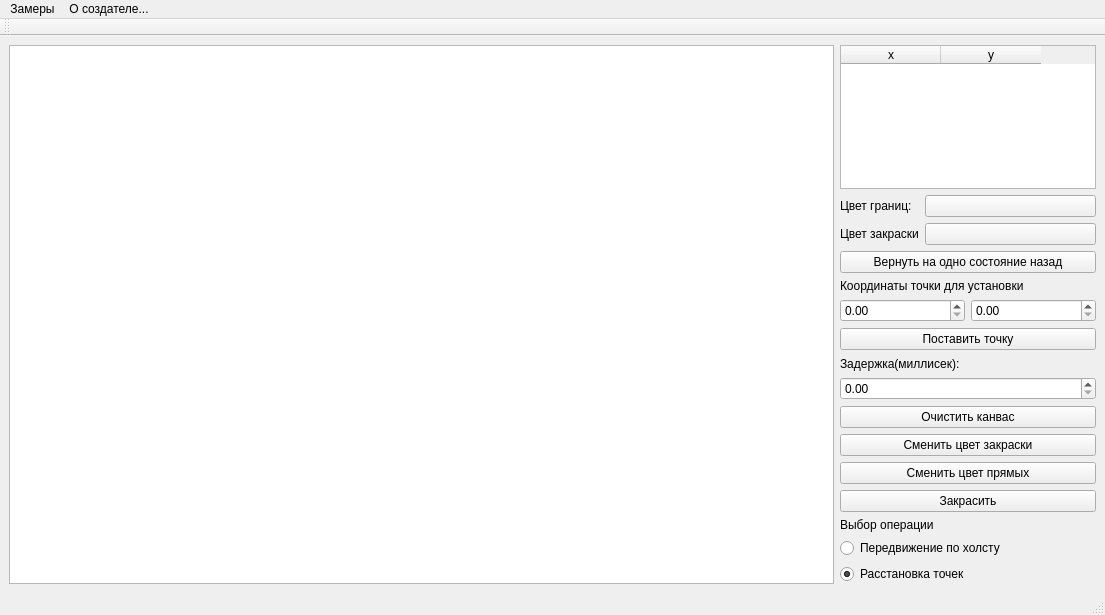
<?xml version="1.0" encoding="UTF-8"?>
<ui version="4.0">
 <class>MainWindow</class>
 <widget class="QMainWindow" name="MainWindow">
  <property name="geometry">
   <rect>
    <x>0</x>
    <y>0</y>
    <width>1105</width>
    <height>615</height>
   </rect>
  </property>
  <property name="windowTitle">
   <string>MainWindow</string>
  </property>
  <widget class="QWidget" name="centralwidget">
   <layout class="QVBoxLayout" name="verticalLayout_2">
    <item>
     <layout class="QHBoxLayout" name="Main_Horixontal_layout">
      <item>
       <widget class="Canvas" name="canvas">
        <property name="minimumSize">
         <size>
          <width>800</width>
          <height>0</height>
         </size>
        </property>
       </widget>
      </item>
      <item>
       <layout class="QVBoxLayout" name="verticalLayout" stretch="10,1,1,1,1,1,1,1,1,1,1,1,1,1">
        <item>
         <widget class="Table" name="table_points">
          <property name="sizePolicy">
           <sizepolicy hsizetype="Preferred" vsizetype="Preferred">
            <horstretch>20</horstretch>
            <verstretch>0</verstretch>
           </sizepolicy>
          </property>
          <property name="minimumSize">
           <size>
            <width>200</width>
            <height>100</height>
           </size>
          </property>
          <property name="sizeIncrement">
           <size>
            <width>20</width>
            <height>0</height>
           </size>
          </property>
          <property name="lineWidth">
           <number>2</number>
          </property>
          <property name="midLineWidth">
           <number>2</number>
          </property>
          <attribute name="horizontalHeaderVisible">
           <bool>true</bool>
          </attribute>
          <column>
           <property name="text">
            <string>x</string>
           </property>
          </column>
          <column>
           <property name="text">
            <string>y</string>
           </property>
          </column>
         </widget>
        </item>
        <item>
         <layout class="QFormLayout" name="formLayout">
          <item row="0" column="0">
           <widget class="QLabel" name="Label">
            <property name="text">
             <string>Цвет границ:</string>
            </property>
           </widget>
          </item>
          <item row="0" column="1">
           <widget class="QPushButton" name="border_color_display">
            <property name="text">
             <string/>
            </property>
           </widget>
          </item>
          <item row="1" column="0">
           <widget class="QLabel" name="label_3">
            <property name="text">
             <string>Цвет закраски</string>
            </property>
           </widget>
          </item>
          <item row="1" column="1">
           <widget class="QPushButton" name="fill_color_display">
            <property name="text">
             <string/>
            </property>
           </widget>
          </item>
         </layout>
        </item>
        <item>
         <widget class="QPushButton" name="revert">
          <property name="text">
           <string>Вернуть на одно состояние назад</string>
          </property>
         </widget>
        </item>
        <item>
         <layout class="QVBoxLayout" name="verticalLayout_3">
          <item>
           <widget class="QLabel" name="label_4">
            <property name="text">
             <string>Координаты точки для установки</string>
            </property>
           </widget>
          </item>
          <item>
           <layout class="QHBoxLayout" name="horizontalLayout_3">
            <item>
             <widget class="QDoubleSpinBox" name="place_dot_x">
              <property name="maximum">
               <double>300.000000000000000</double>
              </property>
             </widget>
            </item>
            <item>
             <widget class="QDoubleSpinBox" name="place_dot_y">
              <property name="maximum">
               <double>300.000000000000000</double>
              </property>
             </widget>
            </item>
           </layout>
          </item>
         </layout>
        </item>
        <item>
         <widget class="QPushButton" name="place_dot">
          <property name="text">
           <string>Поставить точку</string>
          </property>
         </widget>
        </item>
        <item>
         <widget class="QLabel" name="label_2">
          <property name="text">
           <string>Задержка(миллисек):</string>
          </property>
         </widget>
        </item>
        <item>
         <widget class="QDoubleSpinBox" name="delay"/>
        </item>
        <item>
         <widget class="QPushButton" name="clear_canvas_button">
          <property name="text">
           <string>Очистить канвас</string>
          </property>
         </widget>
        </item>
        <item>
         <widget class="QPushButton" name="change_fill_color">
          <property name="text">
           <string>Сменить цвет закраски</string>
          </property>
         </widget>
        </item>
        <item>
         <widget class="QPushButton" name="change_bound_color">
          <property name="text">
           <string>Сменить цвет прямых</string>
          </property>
         </widget>
        </item>
        <item>
         <widget class="QPushButton" name="fill_line_by_line">
          <property name="text">
           <string>Закрасить</string>
          </property>
         </widget>
        </item>
        <item>
         <widget class="QLabel" name="label">
          <property name="text">
           <string>Выбор операции</string>
          </property>
         </widget>
        </item>
        <item>
         <widget class="QRadioButton" name="panning">
          <property name="text">
           <string>Передвижение по холсту</string>
          </property>
         </widget>
        </item>
        <item>
         <widget class="QRadioButton" name="dots_placement">
          <property name="text">
           <string>Расстановка точек</string>
          </property>
          <property name="checked">
           <bool>true</bool>
          </property>
         </widget>
        </item>
       </layout>
      </item>
     </layout>
    </item>
   </layout>
  </widget>
  <widget class="QMenuBar" name="menubar">
   <property name="geometry">
    <rect>
     <x>0</x>
     <y>0</y>
     <width>1105</width>
     <height>22</height>
    </rect>
   </property>
   <widget class="QMenu" name="menu">
    <property name="title">
     <string>Замеры</string>
    </property>
    <addaction name="measurements_time"/>
   </widget>
   <widget class="QMenu" name="menu_2">
    <property name="title">
     <string>О создателе...</string>
    </property>
    <addaction name="about_programm"/>
    <addaction name="about_creator"/>
   </widget>
   <addaction name="menu"/>
   <addaction name="menu_2"/>
  </widget>
  <widget class="QStatusBar" name="statusbar"/>
  <widget class="QToolBar" name="toolBar">
   <property name="windowTitle">
    <string>toolBar</string>
   </property>
   <attribute name="toolBarArea">
    <enum>TopToolBarArea</enum>
   </attribute>
   <attribute name="toolBarBreak">
    <bool>false</bool>
   </attribute>
  </widget>
  <action name="measurements_time">
   <property name="text">
    <string>Время исполнения</string>
   </property>
  </action>
  <action name="measurements_steps">
   <property name="text">
    <string>Количество ступеней</string>
   </property>
  </action>
  <action name="about_programm">
   <property name="text">
    <string>Информация о программе</string>
   </property>
  </action>
  <action name="about_creator">
   <property name="text">
    <string>Информация об авторе</string>
   </property>
  </action>
 </widget>
 <customwidgets>
  <customwidget>
   <class>Canvas</class>
   <extends>QGraphicsView</extends>
   <header location="global">canvas</header>
  </customwidget>
  <customwidget>
   <class>Table</class>
   <extends>QTableWidget</extends>
   <header location="global">table</header>
  </customwidget>
 </customwidgets>
 <resources/>
 <connections/>
</ui>
